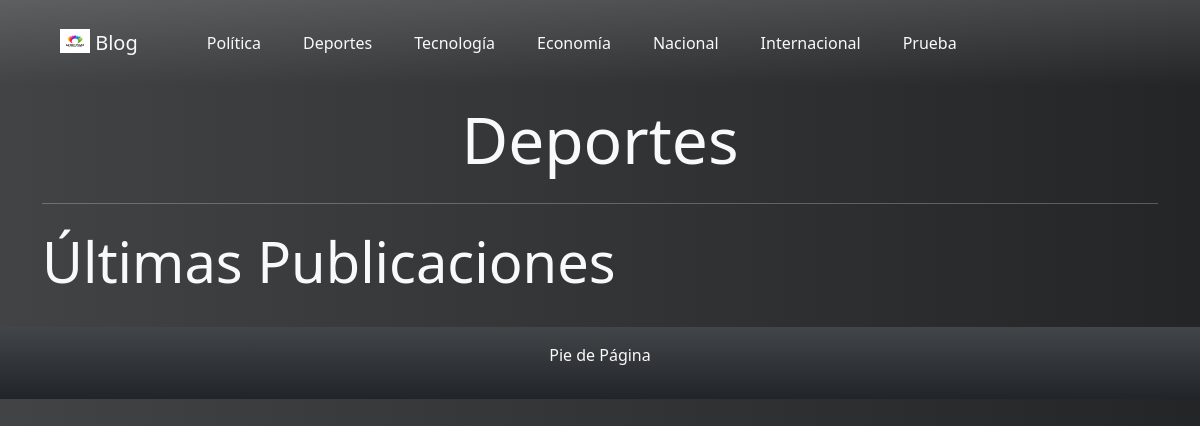
The page /categoria/Deportes on the database its author committed.
### main_blog/models.py (models this page shows, shortened)
class Categoria(models.Model):
    id = models.AutoField('Id', primary_key=True)
    nombre = models.CharField('Nombre', max_length=75)
    fecha_registro = models.DateField('Fecha Registro', auto_now=False, auto_now_add=True)
    fecha_modificacion = models.DateField('Fecha Modificación', auto_now=True)
    estado = models.BooleanField('Categoria Activa/No Activa', default=True)

### main_blog/views.py (the view)
# urls.py: path('categoria/<str:nombre>', categoria, name='categoria'),
def categoria(request, nombre):
    categoria = Categoria.objects.get(nombre=nombre)
    nombre_categoria = nombre
    publicaciones = Publicacion.objects.filter(estado=True,
                    categoria=categoria,
                    categoria__estado=True).order_by('-fecha_publicacion')
    categorias = Categoria.objects.filter(estado=True).order_by('-fecha_registro')
    context = {
        'publicaciones':publicaciones,
        'categorias':categorias,
        'categoria':nombre_categoria
    }
    return render(request, 'categoria.html', context)

### main_blog/templates/categoria.html (shortened to what this page needs)
{% extends 'index.html' %}
{% block bienvenida %}
<div class="container">
    <div class="row text-light">
        <h1 class="display-3 text-center">{{ categoria }}</h1>
    </div>
</div>
{% endblock %}

### main_blog/templates/index.html (shortened to what this page needs)
{% load static %}
<!DOCTYPE html>
<html lang="es">
<head>
    <link href="https://cdn.jsdelivr.net/npm/bootstrap@5.3.3/dist/css/bootstrap.min.css" rel="stylesheet"
>
    <link rel="stylesheet" href="{% static 'css/style.css' %}">
</head>
<body>
    <nav class="navbar navbar-expand-lg py-3 mb-3 bg-transparent bg-gradient">
        <div class="container-fluid">
            <a class="navbar-brand text-light mx-5" href="/">
                <img src="{% static 'img/logo3.avif' %}" alt="Logo" width="30" height="24"
                    class="d-inline-block align-text-top">
                Blog
            </a>
            <div class="collapse navbar-collapse" id="navbarNavAltMarkup">
                <div class="navbar-nav">
                    {% for categoria in categorias %}
                    <button class="btn bg-transparent">
                        <a class="nav-link active text-light" aria-current="page" href="/categoria/{{ categoria.nombre }}">{{ categoria.nombre }}</a>
                    </button>
                    {% endfor %}
                </div>
            </div>
        </div>
    </nav>
    {% block bienvenida %}{% endblock %}
    {% block contenido %}
    <div class="container">
        <hr class="text-light">
    </div>
    <div class="container my-4">
        <div class="row text-light">
            <h1 class="display-4">Últimas Publicaciones</h1>
        </div>
    </div>
    {% endblock %}
    {% block pie_pagina %}
    <footer class="py-3 text-light text-center bg-dark bg-gradient">
        <p>Pie de Página</p>
    </footer>
    {% endblock %}
</body>
</html>

### main_blog/static/css/style.css (style rules this page uses)
body { background: #232526; background: -webkit-linear-gradient(to right, #414345, #232526); background: linear-gradient(to right, #414345, #232526); }

### rows shown on the page
Categoria: nombre "Política"
Categoria: nombre "Deportes"
Categoria: nombre "Tecnología"
Categoria: nombre "Economía"
Categoria: nombre "Nacional"
Categoria: nombre "Internacional"
Categoria: nombre "Prueba"
